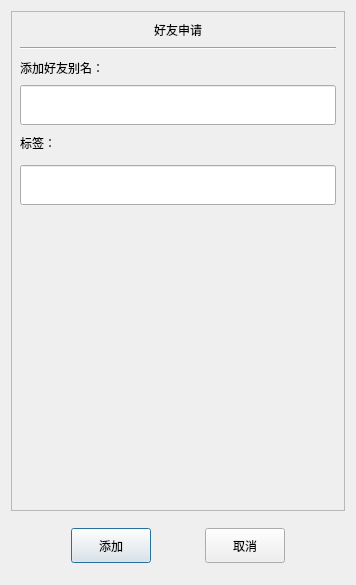
<?xml version="1.0" encoding="UTF-8"?>
<ui version="4.0">
 <class>AuthenFriendClass</class>
 <widget class="QDialog" name="AuthenFriendClass">
  <property name="geometry">
   <rect>
    <x>0</x>
    <y>0</y>
    <width>356</width>
    <height>563</height>
   </rect>
  </property>
  <property name="windowTitle">
   <string>AuthenFriend</string>
  </property>
  <layout class="QVBoxLayout" name="verticalLayout">
   <item>
    <widget class="QScrollArea" name="scrollArea">
     <property name="minimumSize">
      <size>
       <width>0</width>
       <height>500</height>
      </size>
     </property>
     <property name="widgetResizable">
      <bool>true</bool>
     </property>
     <widget class="QWidget" name="scrollAreaWidgetContents">
      <property name="geometry">
       <rect>
        <x>0</x>
        <y>0</y>
        <width>342</width>
        <height>498</height>
       </rect>
      </property>
      <layout class="QVBoxLayout" name="verticalLayout_2">
       <property name="spacing">
        <number>0</number>
       </property>
       <property name="leftMargin">
        <number>0</number>
       </property>
       <property name="topMargin">
        <number>0</number>
       </property>
       <property name="rightMargin">
        <number>0</number>
       </property>
       <property name="bottomMargin">
        <number>4</number>
       </property>
       <item>
        <widget class="QLabel" name="apply_lb">
         <property name="minimumSize">
          <size>
           <width>0</width>
           <height>35</height>
          </size>
         </property>
         <property name="maximumSize">
          <size>
           <width>16777215</width>
           <height>35</height>
          </size>
         </property>
         <property name="text">
          <string>好友申请</string>
         </property>
         <property name="alignment">
          <set>Qt::AlignCenter</set>
         </property>
        </widget>
       </item>
       <item>
        <widget class="QWidget" name="apply_wid" native="true">
         <layout class="QVBoxLayout" name="verticalLayout_3">
          <property name="spacing">
           <number>0</number>
          </property>
          <property name="leftMargin">
           <number>8</number>
          </property>
          <property name="topMargin">
           <number>0</number>
          </property>
          <property name="rightMargin">
           <number>8</number>
          </property>
          <property name="bottomMargin">
           <number>0</number>
          </property>
          <item>
           <widget class="Line" name="line">
            <property name="orientation">
             <enum>Qt::Horizontal</enum>
            </property>
           </widget>
          </item>
          <item>
           <widget class="QLabel" name="other_name_lb">
            <property name="minimumSize">
             <size>
              <width>0</width>
              <height>35</height>
             </size>
            </property>
            <property name="maximumSize">
             <size>
              <width>16777215</width>
              <height>35</height>
             </size>
            </property>
            <property name="text">
             <string>添加好友别名：</string>
            </property>
           </widget>
          </item>
          <item>
           <widget class="CustomizeEdit" name="other_name_ed">
            <property name="minimumSize">
             <size>
              <width>0</width>
              <height>40</height>
             </size>
            </property>
            <property name="maximumSize">
             <size>
              <width>16777215</width>
              <height>40</height>
             </size>
            </property>
           </widget>
          </item>
          <item>
           <widget class="QLabel" name="tit_lb">
            <property name="minimumSize">
             <size>
              <width>0</width>
              <height>35</height>
             </size>
            </property>
            <property name="maximumSize">
             <size>
              <width>16777215</width>
              <height>35</height>
             </size>
            </property>
            <property name="text">
             <string>标签：</string>
            </property>
           </widget>
          </item>
          <item>
           <widget class="QWidget" name="tip_add_widget" native="true">
            <property name="minimumSize">
             <size>
              <width>0</width>
              <height>80</height>
             </size>
            </property>
            <property name="maximumSize">
             <size>
              <width>16777215</width>
              <height>80</height>
             </size>
            </property>
            <layout class="QVBoxLayout" name="verticalLayout_4">
             <property name="spacing">
              <number>0</number>
             </property>
             <property name="leftMargin">
              <number>0</number>
             </property>
             <property name="topMargin">
              <number>0</number>
             </property>
             <property name="rightMargin">
              <number>0</number>
             </property>
             <property name="bottomMargin">
              <number>0</number>
             </property>
             <item>
              <widget class="QWidget" name="grid_wid" native="true">
               <property name="minimumSize">
                <size>
                 <width>0</width>
                 <height>40</height>
                </size>
               </property>
               <property name="maximumSize">
                <size>
                 <width>16777211</width>
                 <height>40</height>
                </size>
               </property>
               <layout class="QHBoxLayout" name="horizontalLayout_3">
                <property name="spacing">
                 <number>0</number>
                </property>
                <property name="leftMargin">
                 <number>0</number>
                </property>
                <property name="topMargin">
                 <number>0</number>
                </property>
                <property name="rightMargin">
                 <number>0</number>
                </property>
                <property name="bottomMargin">
                 <number>0</number>
                </property>
                <item>
                 <widget class="CustomizeEdit" name="lb_edit">
                  <property name="minimumSize">
                   <size>
                    <width>0</width>
                    <height>40</height>
                   </size>
                  </property>
                  <property name="maximumSize">
                   <size>
                    <width>16777215</width>
                    <height>40</height>
                   </size>
                  </property>
                 </widget>
                </item>
               </layout>
              </widget>
             </item>
             <item>
              <widget class="QWidget" name="input_wid" native="true">
               <property name="sizePolicy">
                <sizepolicy hsizetype="Preferred" vsizetype="Preferred">
                 <horstretch>0</horstretch>
                 <verstretch>0</verstretch>
                </sizepolicy>
               </property>
               <property name="minimumSize">
                <size>
                 <width>0</width>
                 <height>25</height>
                </size>
               </property>
               <property name="maximumSize">
                <size>
                 <width>16777215</width>
                 <height>25</height>
                </size>
               </property>
               <widget class="ClickOnceLabel" name="tip_label">
                <property name="geometry">
                 <rect>
                  <x>2</x>
                  <y>2</y>
                  <width>250</width>
                  <height>25</height>
                 </rect>
                </property>
                <property name="minimumSize">
                 <size>
                  <width>50</width>
                  <height>25</height>
                 </size>
                </property>
                <property name="maximumSize">
                 <size>
                  <width>16777215</width>
                  <height>25</height>
                 </size>
                </property>
                <property name="text">
                 <string/>
                </property>
                <property name="alignment">
                 <set>Qt::AlignLeading|Qt::AlignLeft|Qt::AlignVCenter</set>
                </property>
               </widget>
              </widget>
             </item>
            </layout>
           </widget>
          </item>
          <item>
           <widget class="QWidget" name="lb_list_widget" native="true">
            <property name="minimumSize">
             <size>
              <width>0</width>
              <height>60</height>
             </size>
            </property>
            <layout class="QHBoxLayout" name="horizontalLayout_2">
             <property name="spacing">
              <number>0</number>
             </property>
             <property name="leftMargin">
              <number>0</number>
             </property>
             <property name="topMargin">
              <number>0</number>
             </property>
             <property name="rightMargin">
              <number>0</number>
             </property>
             <property name="bottomMargin">
              <number>0</number>
             </property>
             <item>
              <widget class="QWidget" name="lb_list" native="true">
               <property name="minimumSize">
                <size>
                 <width>287</width>
                 <height>50</height>
                </size>
               </property>
               <property name="maximumSize">
                <size>
                 <width>287</width>
                 <height>16777215</height>
                </size>
               </property>
              </widget>
             </item>
             <item>
              <widget class="QWidget" name="need_more_lb" native="true">
               <property name="minimumSize">
                <size>
                 <width>25</width>
                 <height>0</height>
                </size>
               </property>
               <property name="maximumSize">
                <size>
                 <width>25</width>
                 <height>16777215</height>
                </size>
               </property>
               <widget class="ClickOnceLabel" name="more_lb">
                <property name="geometry">
                 <rect>
                  <x>0</x>
                  <y>0</y>
                  <width>25</width>
                  <height>25</height>
                 </rect>
                </property>
                <property name="minimumSize">
                 <size>
                  <width>25</width>
                  <height>25</height>
                 </size>
                </property>
                <property name="maximumSize">
                 <size>
                  <width>25</width>
                  <height>25</height>
                 </size>
                </property>
                <property name="text">
                 <string/>
                </property>
               </widget>
              </widget>
             </item>
            </layout>
           </widget>
          </item>
         </layout>
        </widget>
       </item>
      </layout>
     </widget>
    </widget>
   </item>
   <item>
    <widget class="QWidget" name="apply_sure_wid" native="true">
     <layout class="QHBoxLayout" name="horizontalLayout">
      <item>
       <spacer name="horizontalSpacer">
        <property name="orientation">
         <enum>Qt::Horizontal</enum>
        </property>
        <property name="sizeHint" stdset="0">
         <size>
          <width>40</width>
          <height>20</height>
         </size>
        </property>
       </spacer>
      </item>
      <item>
       <widget class="ClickedBtn" name="sure_btn">
        <property name="minimumSize">
         <size>
          <width>80</width>
          <height>35</height>
         </size>
        </property>
        <property name="text">
         <string>添加</string>
        </property>
       </widget>
      </item>
      <item>
       <spacer name="horizontalSpacer_2">
        <property name="orientation">
         <enum>Qt::Horizontal</enum>
        </property>
        <property name="sizeHint" stdset="0">
         <size>
          <width>40</width>
          <height>20</height>
         </size>
        </property>
       </spacer>
      </item>
      <item>
       <widget class="ClickedBtn" name="cancel_btn">
        <property name="minimumSize">
         <size>
          <width>80</width>
          <height>35</height>
         </size>
        </property>
        <property name="text">
         <string>取消</string>
        </property>
       </widget>
      </item>
      <item>
       <spacer name="horizontalSpacer_3">
        <property name="orientation">
         <enum>Qt::Horizontal</enum>
        </property>
        <property name="sizeHint" stdset="0">
         <size>
          <width>40</width>
          <height>20</height>
         </size>
        </property>
       </spacer>
      </item>
     </layout>
    </widget>
   </item>
  </layout>
 </widget>
 <layoutdefault spacing="6" margin="11"/>
 <customwidgets>
  <customwidget>
   <class>ClickedBtn</class>
   <extends>QPushButton</extends>
   <header location="global">ClickedBtn.h</header>
  </customwidget>
  <customwidget>
   <class>CustomizeEdit</class>
   <extends>QLineEdit</extends>
   <header location="global">CustomizeEdit.h</header>
  </customwidget>
  <customwidget>
   <class>ClickOnceLabel</class>
   <extends>QLabel</extends>
   <header location="global">ClickOnceLabel.h</header>
  </customwidget>
 </customwidgets>
 <resources/>
 <connections/>
</ui>
